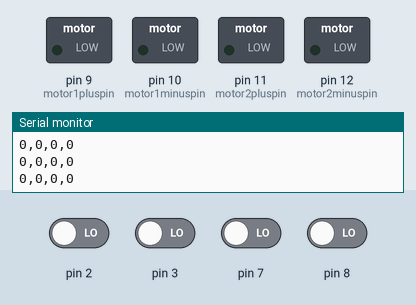
Bench run of a sketch on a simulated Arduino Uno, built with avr-gcc and run on an emulated ATmega328P. On the bench: switched loads named in the sketch (green lamp = pin HIGH), the last lines printed to the serial monitor. The test bench sets the inputs (shaded band); at power-on: pin 2, pin 3, pin 7, pin 8 LOW.

Above: at 1.2 s.
1.3 s: pin 2 driven HIGH
At 2.3 s:
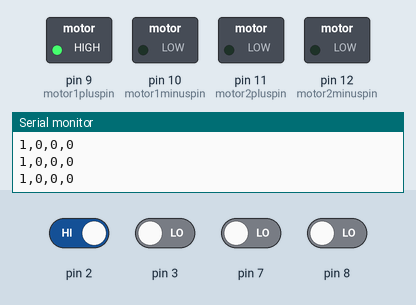
2.8 s: pin 7 driven HIGH
At 3.4 s:
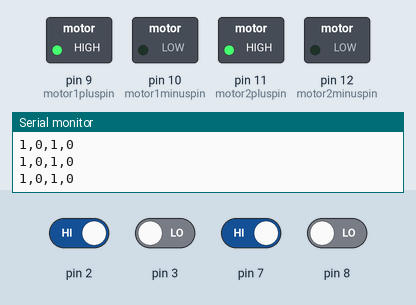
4.3 s: pin 2 driven LOW
At 4.6 s:
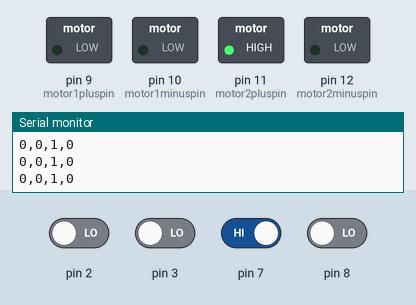
5.8 s: pin 3 driven HIGH
At 6.9 s:
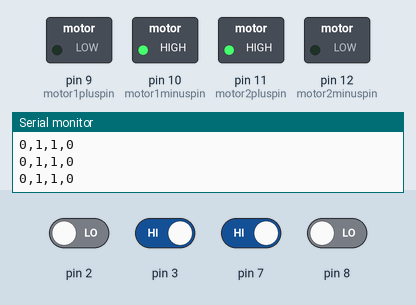
7.3 s: pin 7 driven LOW
At 8.1 s:
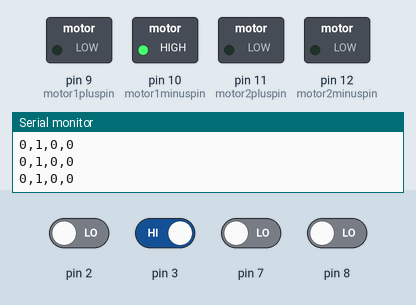
8.8 s: pin 8 driven HIGH
At 9.2 s:
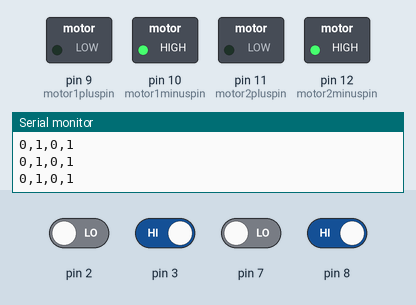
Timing chart, 0 to 11.3 s (numbered marks = the images above; inputs shaded):
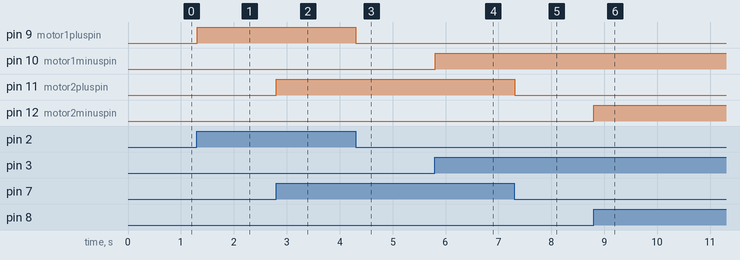

The sketch:

pi2duino.ino
```cpp
// (licence header left out)
int motor1pluspin = 9;
int motor1minuspin = 10;
int motor2pluspin = 11;
int motor2minuspin = 12;
int x=0;
int y=0;
int z=0;
int w=0;

void setup() {
  Serial.begin(9600);
  pinMode(motor1pluspin,OUTPUT);
  pinMode(motor1minuspin,OUTPUT);
  pinMode(motor2pluspin,OUTPUT);
  pinMode(motor2minuspin,OUTPUT);

  pinMode(2,INPUT);
  pinMode(3,INPUT);

  pinMode(7,INPUT);
  pinMode(8,INPUT);

  digitalWrite(motor1pluspin,LOW);
  digitalWrite(motor1minuspin,LOW);
  digitalWrite(motor2pluspin,LOW);
  digitalWrite(motor2minuspin,LOW);

}

void loop() {

  if(digitalRead(2)){
    x =1;
    digitalWrite(motor1pluspin,HIGH);
  }
  else{
    x=0;
    digitalWrite(motor1pluspin,LOW);
  }
  if(x == 0 && digitalRead(3)){
     digitalWrite(motor1minuspin,HIGH);
     y = 1;
  }
  else{
     digitalWrite(motor1minuspin,LOW);
     y = 0;
  }

  if(digitalRead(7)){
    z =1;
    digitalWrite(motor2pluspin,HIGH);
  }
  else{
    z=0;
    digitalWrite(motor2pluspin,LOW);
  }
  if(z == 0 && digitalRead(8)){
     digitalWrite(motor2minuspin,HIGH);
     w = 1;
  }
  else{
     digitalWrite(motor2minuspin,LOW);
     w = 0;
  }


/*    if(digitalRead(3){
      digitalWrite(motor1minuspin,HIGH);
      y=1;
    }
    else{
      digitalWrite(motor1minuspin,LOW);
      y=0;
    }*/


  if(digitalRead(7)){
    z =1;
  }
  else{
    z=0;
  }
  if(digitalRead(8)){
    w =1;
  }
  else{
    w=0;
  }

  Serial.print(x);
  Serial.print(",");
  Serial.print(y);
  Serial.print(",");
  Serial.print(z);
  Serial.print(",");
  Serial.println(w);
  delay(10);
}
```

Measured:
- after the input at 1.3 s, pin 9 (motor1pluspin): LOW → HIGH at once
- after the input at 2.8 s, pin 11 (motor2pluspin): LOW → HIGH at once
- after the input at 4.3 s, pin 9 (motor1pluspin): HIGH → LOW at once
- after the input at 5.8 s, pin 10 (motor1minuspin): LOW → HIGH at once
- after the input at 7.3 s, pin 11 (motor2pluspin): HIGH → LOW at once
- after the input at 8.8 s, pin 12 (motor2minuspin): LOW → HIGH at once
